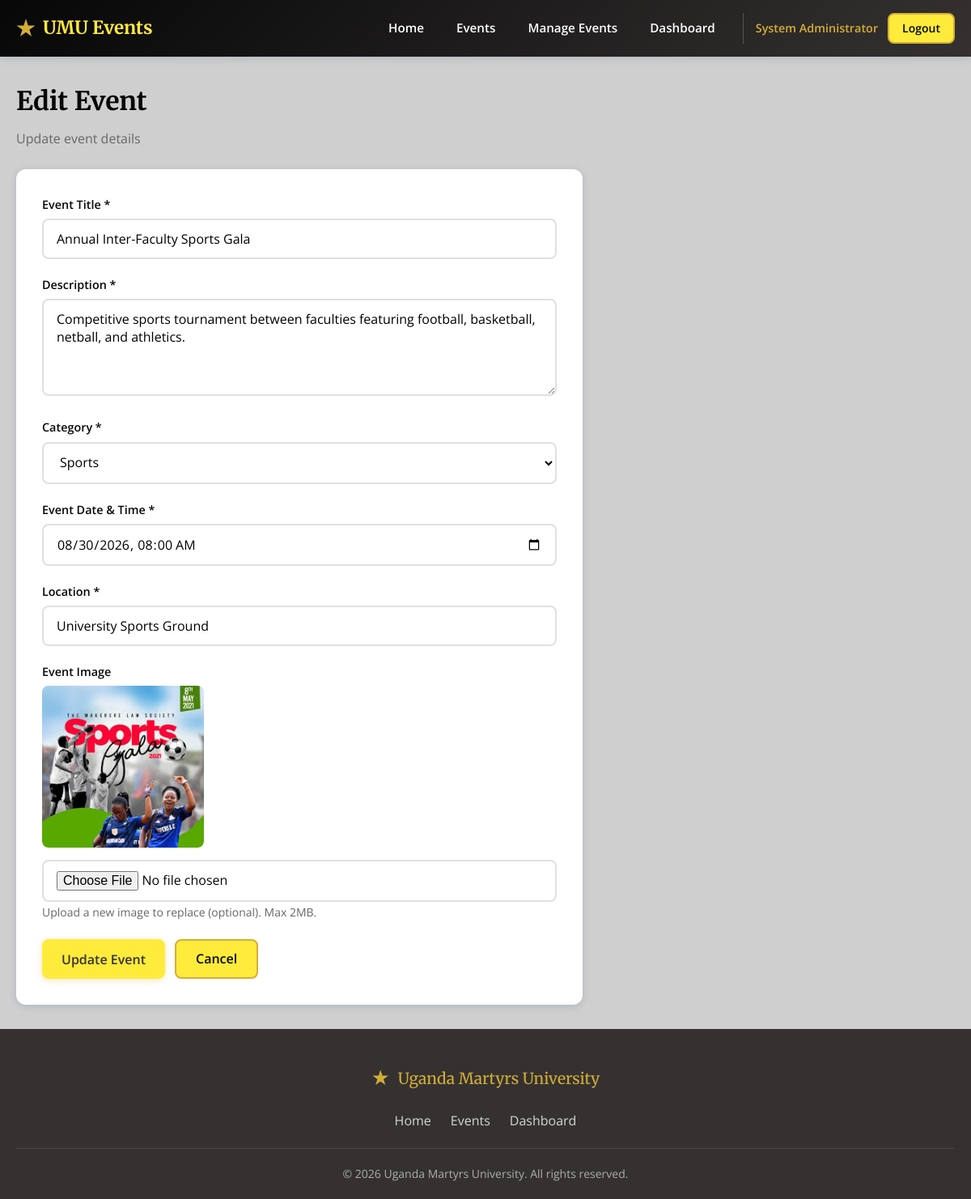
/final_assessment_project/admin/edit_event.php?id=2 (signed in), run on the app's committed database.
### tables this page shows
CREATE TABLE IF NOT EXISTS `events` (
  `id` int NOT NULL AUTO_INCREMENT,
  `title` varchar(200) NOT NULL,
  `description` text,
  `category` enum('Academic','Sports','Cultural','Religious','Social','Career') NOT NULL DEFAULT 'Academic',
  `event_date` datetime NOT NULL,
  `location` varchar(200) DEFAULT NULL,
  `image_url` varchar(500) DEFAULT NULL,
  `created_by` int NOT NULL,
  `created_at` timestamp NULL DEFAULT CURRENT_TIMESTAMP,
  `updated_at` timestamp NULL DEFAULT CURRENT_TIMESTAMP ON UPDATE CURRENT_TIMESTAMP,
  PRIMARY KEY (`id`),
  KEY `created_by` (`created_by`)
);

### final_assessment_project/admin/edit_event.php (the view, shortened to what this page needs)
<?php
$eventId = filter_input(INPUT_GET, 'id', FILTER_VALIDATE_INT);
try {
    $pdo = getDBConnection();
    $stmt = $pdo->prepare("SELECT * FROM events WHERE id = ?");
    $stmt->execute([$eventId]);
    $event = $stmt->fetch();
} catch (PDOException $e) {
    setFlashMessage('error', 'Failed to load event.');
    redirect(APP_URL . '/admin/events.php');
}
?>
<?php include __DIR__ . '/../includes/header.php'; ?>
<div class="page-header">
    <h1>Edit Event</h1>
    <p>Update event details</p>
</div>
<div class="form-container">
    <form method="POST" action="" id="editEventForm" enctype="multipart/form-data">
        <div class="form-group">
            <label for="title">Event Title *</label>
            <input type="text" id="title" name="title" required minlength="3"
                   value="<?php echo htmlspecialchars($_POST['title'] ?? $event['title']); ?>">
        </div>
        <div class="form-group">
            <label for="description">Description *</label>
            <textarea id="description" name="description" required><?php echo htmlspecialchars($_POST['description'] ?? $event['description']); ?></textarea>
        </div>
        <div class="form-group">
            <label for="category">Category *</label>
            <select id="category" name="category" required>
                <?php
                $categories = ['Academic', 'Sports', 'Cultural', 'Religious', 'Social', 'Career'];
                $currentCat = $_POST['category'] ?? $event['category'];
                foreach ($categories as $cat):
                ?>
                    <option value="<?php echo $cat; ?>" <?php echo $currentCat === $cat ? 'selected' : ''; ?>><?php echo $cat; ?></option>
                <?php endforeach; ?>
            </select>
        </div>
        <div class="form-group">
            <label for="event_date">Event Date & Time *</label>
            <input type="datetime-local" id="event_date" name="event_date" required
                   value="<?php echo htmlspecialchars($_POST['event_date'] ?? str_replace(' ', 'T', $event['event_date'])); ?>">
        </div>
        <div class="form-group">
            <label for="location">Location *</label>
            <input type="text" id="location" name="location" required
                   value="<?php echo htmlspecialchars($_POST['location'] ?? $event['location']); ?>">
        </div>
        <div class="form-group">
            <label for="event_image">Event Image</label>
            <?php if (!empty($event['image_url'])): ?>
                <div class="image-preview">
                    <img src="<?php echo APP_URL . '/' . $event['image_url']; ?>" alt="Current event image">
                </div>
            <?php endif; ?>
            <input type="file" id="event_image" name="event_image" accept="image/*">
            <small class="form-hint">Upload a new image to replace (optional). Max 2MB.</small>
        </div>
        <div class="btn-group">
            <button type="submit" class="btn btn-primary">Update Event</button>
            <a href="events.php" class="btn btn-outline">Cancel</a>
        </div>
    </form>
</div>
<?php include __DIR__ . '/../includes/footer.php'; ?>

### final_assessment_project/css/style.css (style rules this page uses)
:root { --umu-navy: #070707; --umu-navy-light: #3d3939; --umu-navy-dark: #353131; --umu-gold: #D4AF37; --umu-gold-light: #E5C158; --umu-gold-dark: #B8962E; --umu-red: #C41E3A; --umu-red-light: #D43852; --umu-white: #FFFFFF; --umu-gray: #F5F5F5; --umu-gray-dark: #666666; --umu-text: #070707; --shadow: 0 2px 10px rgba(0,51,102,0.15); --shadow-lg: 0 8px 30px rgba(0,51,102,0.2); --radius: 8px; --radius-lg: 12px; --transition: all 0.3s ease; }
* { margin: 0; padding: 0; box-sizing: border-box; }
body { font-family: 'Open Sans', sans-serif; color: var(--umu-text); background-color: #9e9e9e7d; line-height: 1.6; min-height: 100vh; display: flex; flex-direction: column; }
.btn { display: inline-flex; align-items: center; justify-content: center; gap: 8px; padding: 10px 24px; border: none; border-radius: var(--radius); font-family: inherit; font-size: 1rem; font-weight: 600; cursor: pointer; text-decoration: none; transition: var(--transition); }
.btn-primary { background: linear-gradient(135deg, #FFEB3B 0%, #FFEB3B 100% 100%); color: var(--umu-navy-dark); box-shadow: 0 2px 8px rgba(212, 175, 55, 0.3); }
.btn-outline { background: #FFEB3B; color: #070707; border: 2px solid var(--umu-gold); }
.form-group { margin-bottom: 20px; }
.form-group label { display: block; margin-bottom: 6px; font-weight: 600; color: var(--umu-navy); font-size: 0.9rem; }
.form-group input, .form-group textarea, .form-group select { width: 100%; padding: 12px 16px; border: 2px solid #e0e0e0; border-radius: var(--radius); font-family: inherit; font-size: 1rem; transition: var(--transition); background: var(--umu-white); }
.form-group textarea { min-height: 120px; resize: vertical; }
.page-header { margin-bottom: 24px; }
.page-header h1 { color: var(--umu-navy); font-family: 'Merriweather', serif; margin-bottom: 8px; }
.page-header p { color: var(--umu-gray-dark); }
.form-container { background: var(--umu-white); border-radius: var(--radius-lg); padding: 32px; box-shadow: var(--shadow); max-width: 700px; }
.btn-group { display: flex; gap: 12px; }
.image-preview { margin-bottom: 8px; }
.image-preview img { max-width: 200px; border-radius: var(--radius); }
.form-hint { color: var(--umu-gray-dark); font-size: 0.875rem; }

### data on the page
events: title "Annual Inter-Faculty Sports Gala", description "Competitive sports tournament between faculties featuring football, basketball, netball, and athletics.", category "Sports", event_date "08/30/2026 08:00", location "University Sports Ground", image_url (picture)

### other printed values
$_SESSION['user_name'] "System Administrator"
